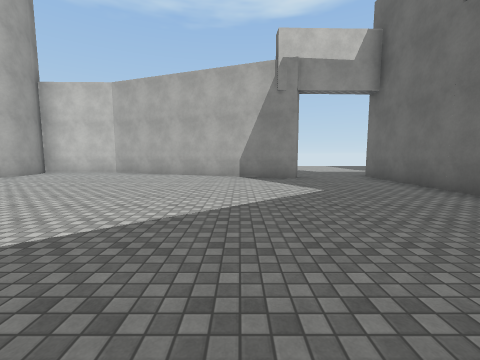
[1] (above)

24 first-person views from a walk through a scene from a Unity 3-D project. The camera is 1.5 m above the floor, tilts 6° down and sees 90° across. The floor is counted in squares, 2 m on a side. Each view is taken from the middle of a square. On the plan, view 1 faces up. The plan holds only what a view shows up to about 9 squares ahead; the rest is blank. The place goes on beyond the plan. The player character is not drawn. Surface patterns are stand-ins for the level's own textures.

[2]
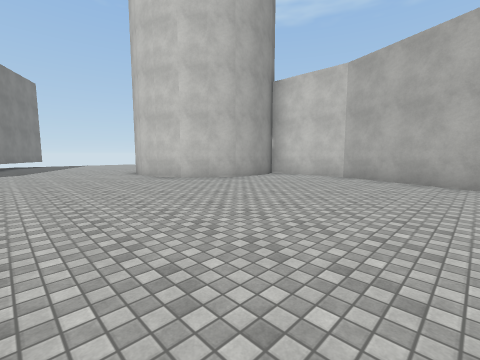

[3]
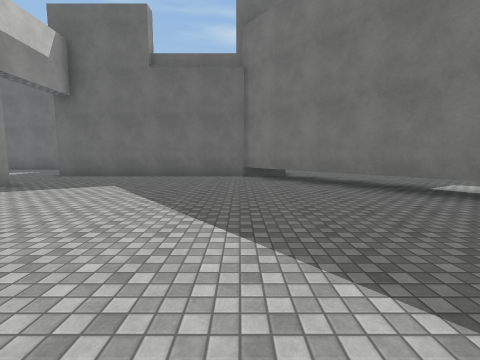

[4]
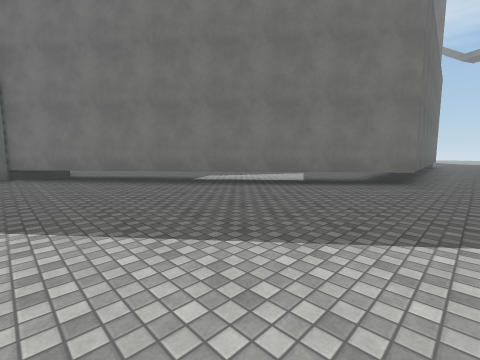

[5]
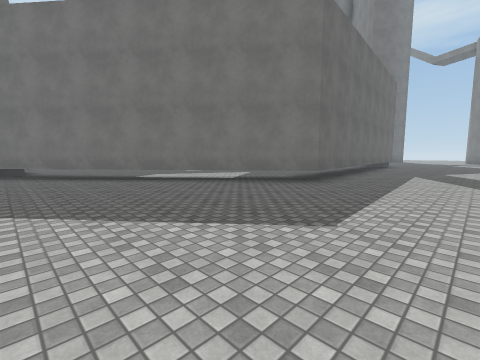

[6]
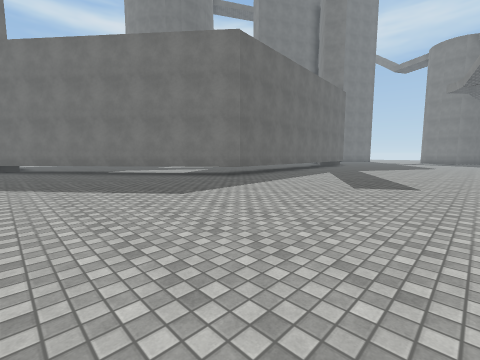

[7]
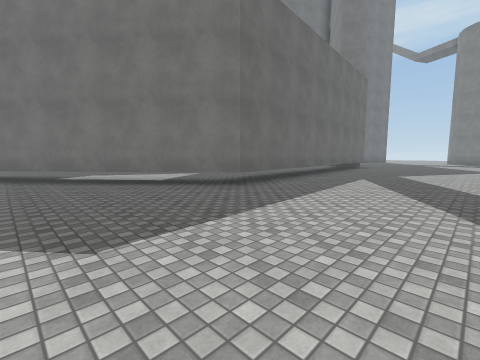

[8]
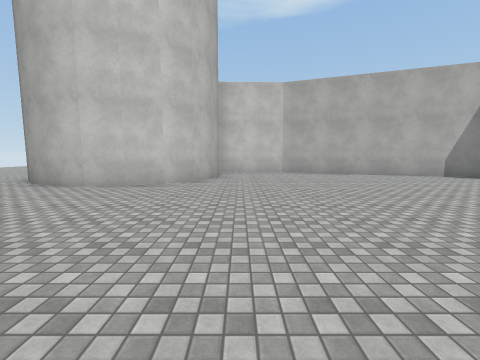

[9]
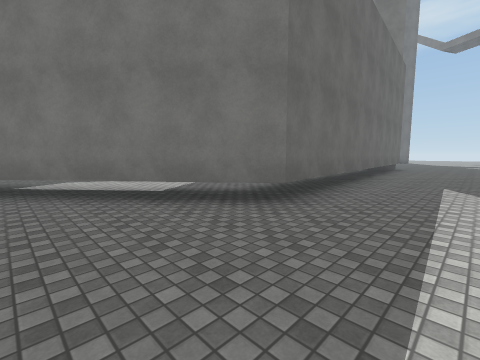

[10]
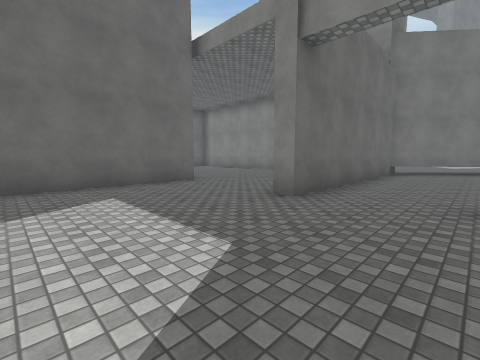

[11]
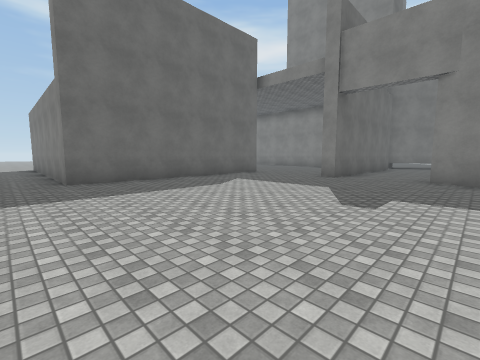

[12]
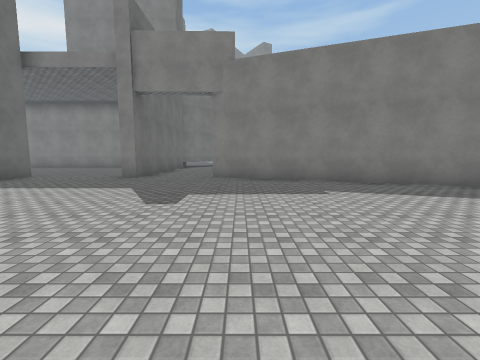

[13]
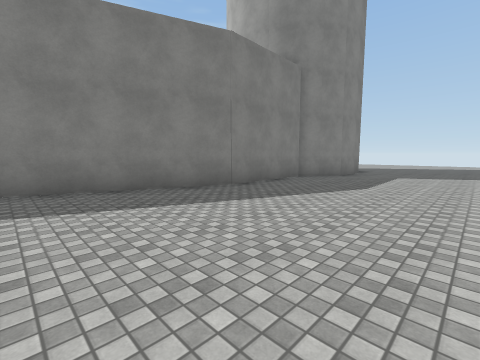

[14]
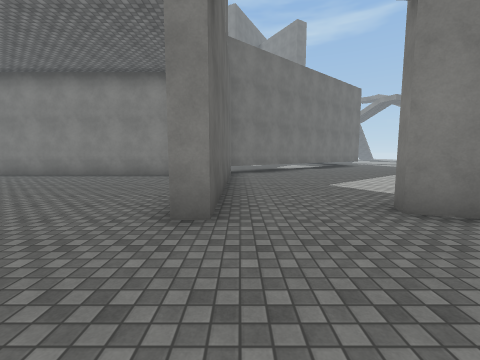

[15]
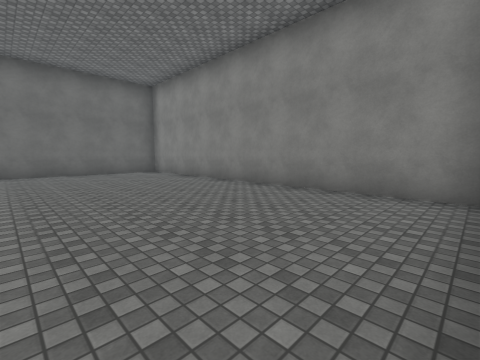

[16]
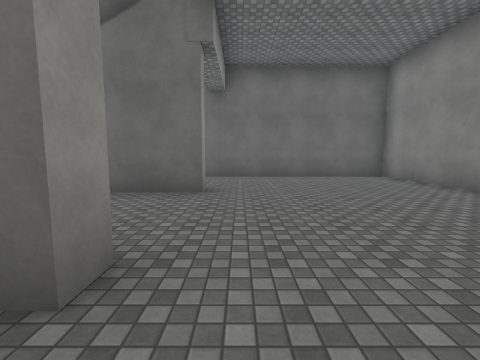

[17]
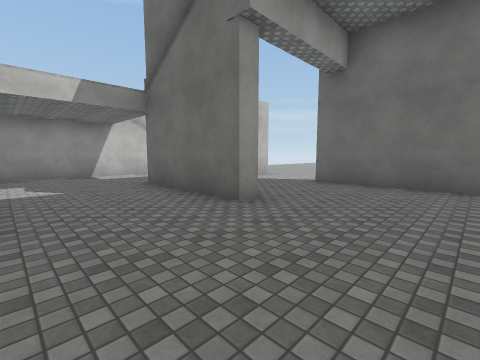

[18]
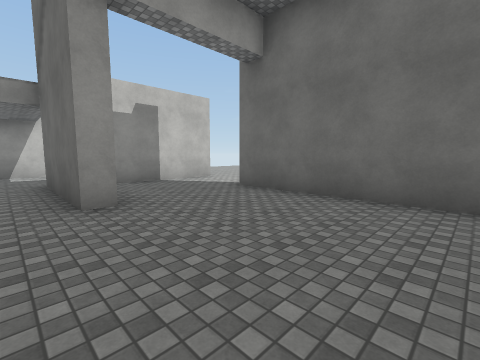

[19]
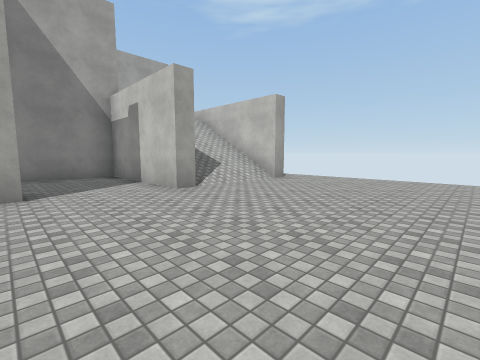

[20]
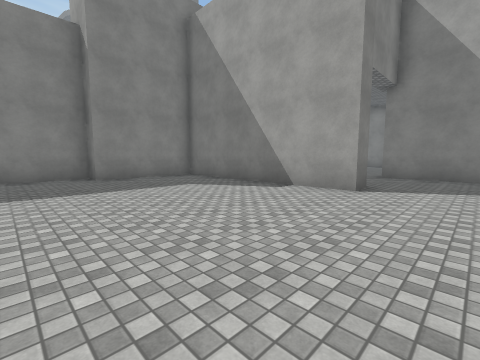

[21]
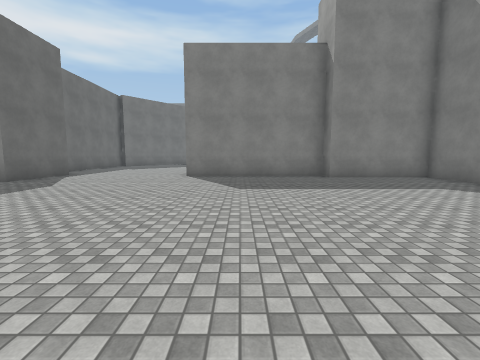

[22]
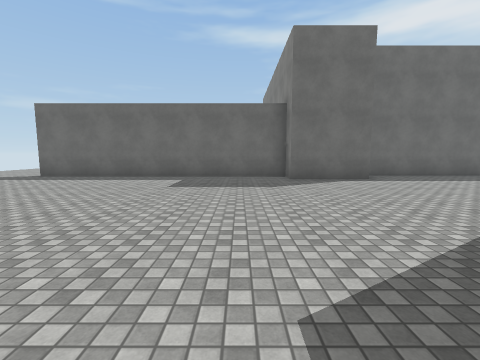

[23]
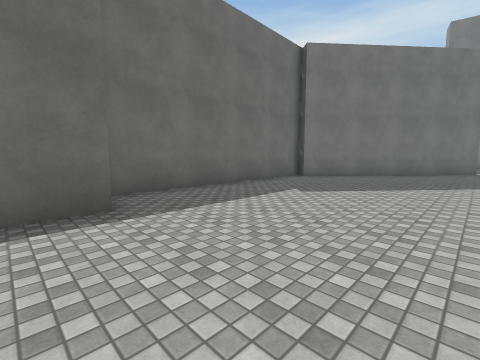

[24]
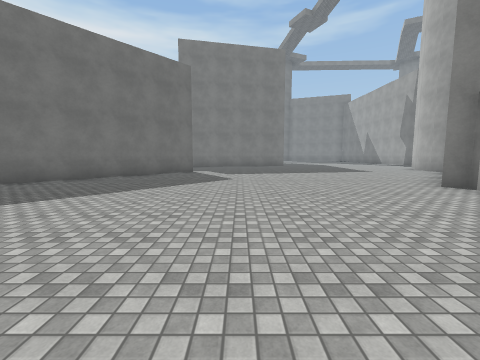

### Floor plan
Key: @ floor where view 1 was taken; # wall or solid block; . floor; / step, stairs or slope; T thing the floor can be seen under or through.
Columns run from 10 left of view 1 to 30 right of it. Each row starts with its distance up from view 1.
 16            .............  ......
 15 ..................#########.....
 14 ..................#......//.....
 13 ..................#.... .//.....
 12 ..................#....  //.....      ..
 11 ##................#...#####.....     ..#
 10  ########.........#...#..........   ...#
  9   #.....####......#...#................#
  8  ##........#..#...#...#..#.............#
  7 ##............#..........#.............#
  6 #.............#..........#.............#
  5 ..............#..........#.............#
  4 ..............#..........#.............#
  3 ..............##.........#.............#
  2 ...............###############.........#
  1 ..............##             #####.....##
  0 ..........@..T#.                 . .....#
 -1 ...........TT ..               .........#
 -2 ..........TT ...               .........#
 -3 .........T .....              ..........#
 -4 ........T .....              ...........#
 -5 .......T ...                #...........#
 -6 .......T...                 #..........##
 -7 .......T..                  ..........##
 -8 .......#                   ...........#
 -9 .......#                   ..........##

Positions as (right, up) in squares from view 1, and headings:
1: (0, 0), facing up
2: (-2, 2), facing up-left
3: (-4, 2), facing right
4: (-5, 2), facing down-right
5: (-7, 1), facing down-right
6: (-10, 1), facing down-right
7: (-8, -1), facing down-right
8: (-7, 0), facing up
9: (-6, -2), facing down-right
10: (2, 12), facing down-right
11: (1, 16), facing down-right
12: (1, 16), facing down
13: (-1, 15), facing down-left
14: (4, 11), facing down
15: (5, 7), facing down-right
16: (7, 7), facing right
17: (9, 5), facing up-right
18: (11, 4), facing up-right
19: (21, 8), facing up-left
20: (21, 10), facing down-left
21: (22, 10), facing down
22: (21, 5), facing right
23: (25, 2), facing down-right
24: (23, 0), facing down
